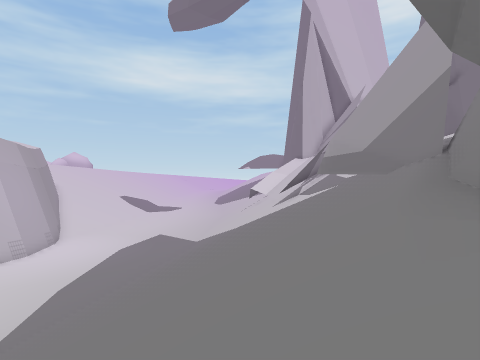
view 1 (above)

24 first-person views from a walk through a 3-D level made in the Unity game engine. The camera is 1.2 m above the floor, looks level and sees 80° across. The floor is counted in squares, 2 m on a side. Each view is taken from the middle of a square. On the plan, view 1 faces up. The plan holds only what a view shows up to about 9 squares ahead; the rest is blank. The place goes on beyond the plan. The player is left out. Some surface patterns are stand-ins.

view 2
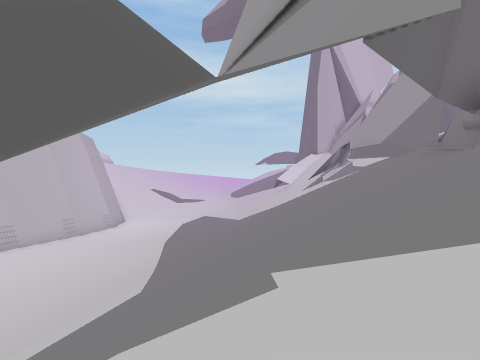

view 3
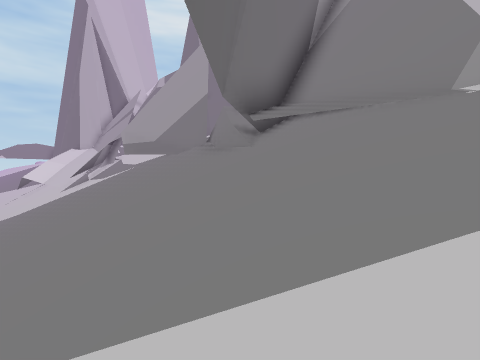

view 4
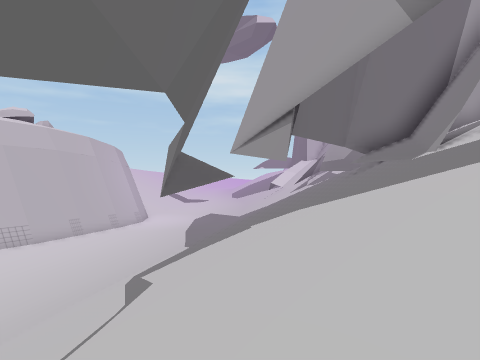

view 5
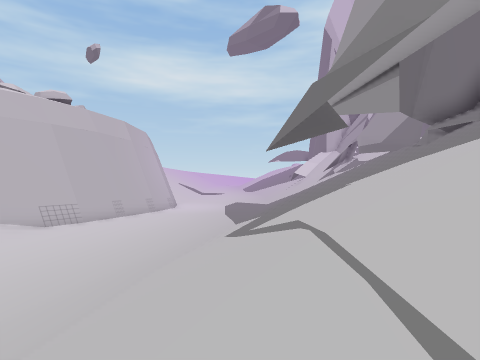

view 6
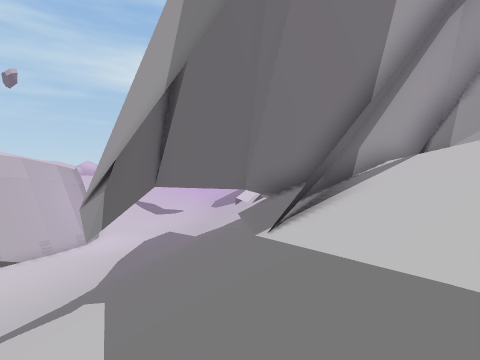

view 7
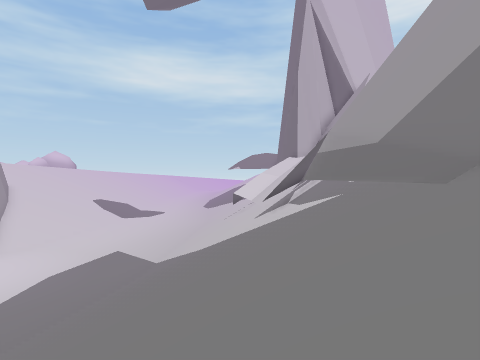

view 8
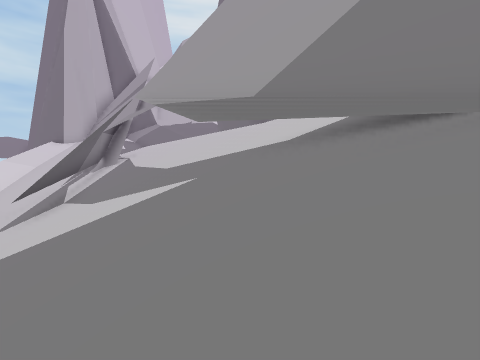

view 9
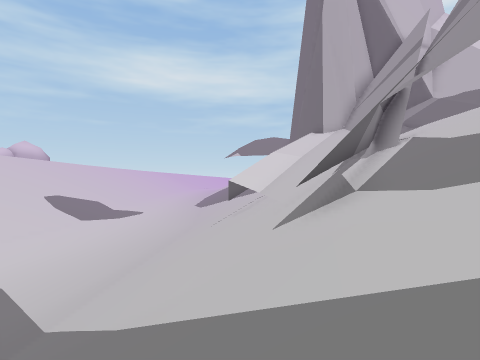

view 10
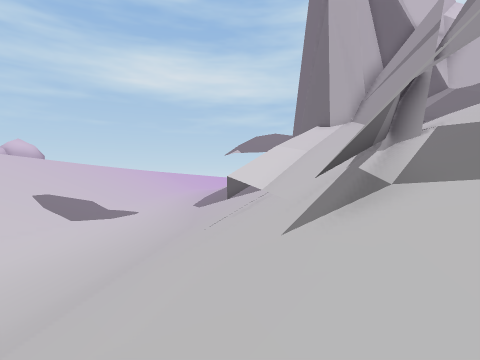

view 11
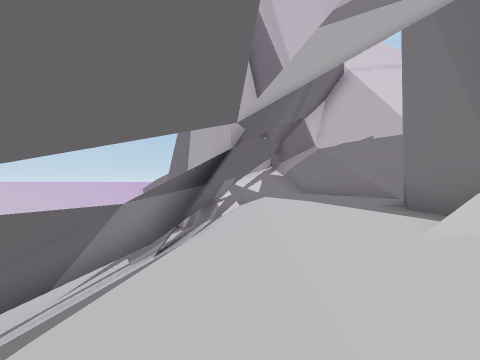

view 12
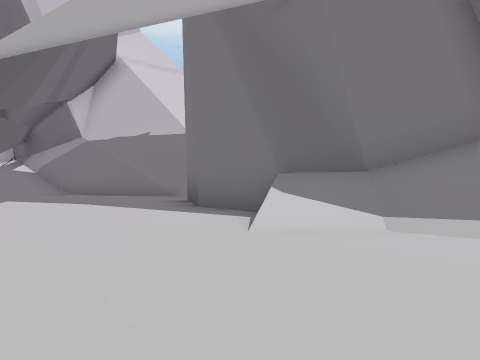

view 13
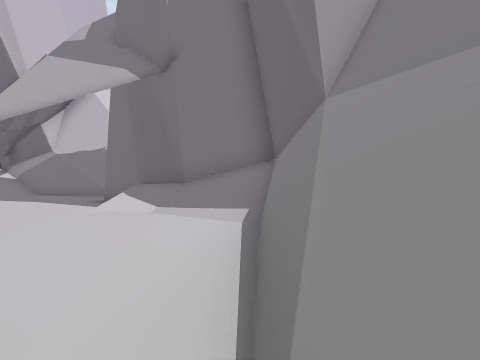

view 14
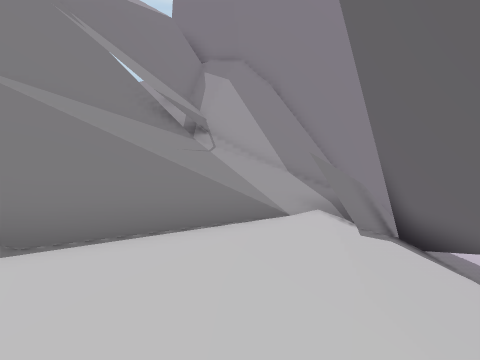

view 15
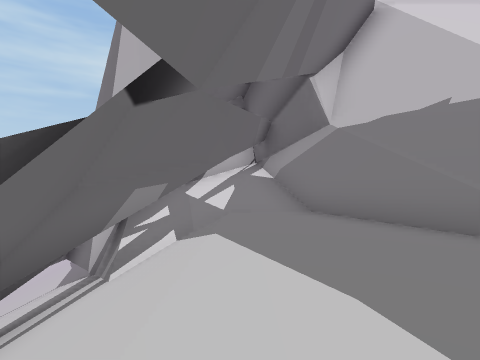

view 16
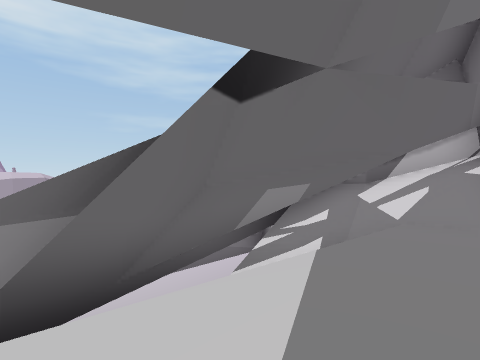

view 17
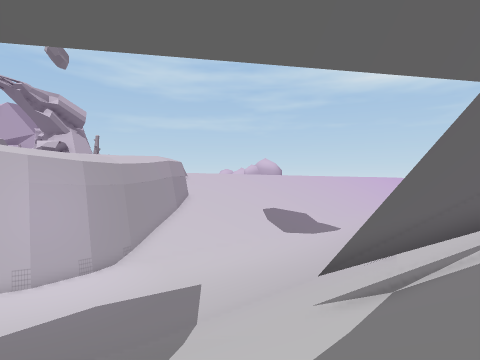

view 18
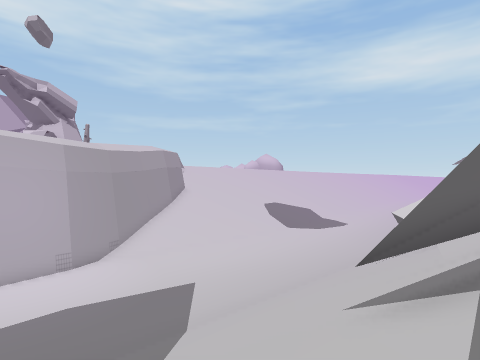

view 19
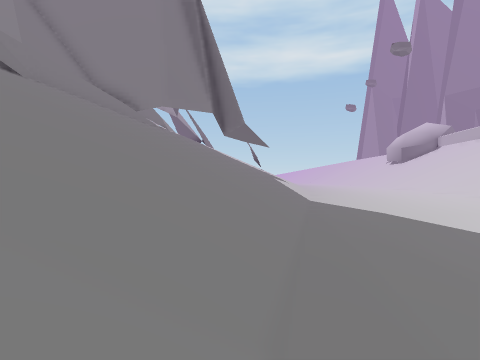

view 20
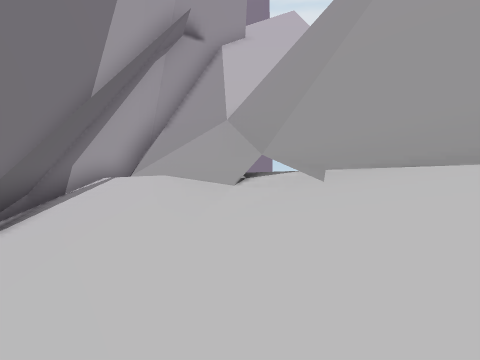

view 21
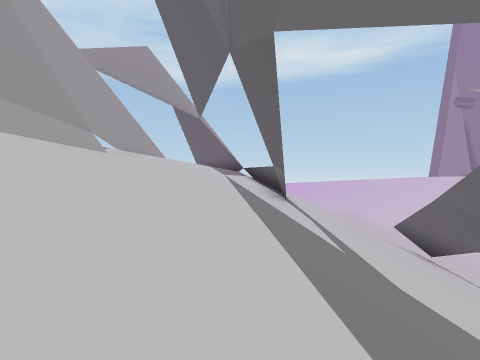

view 22
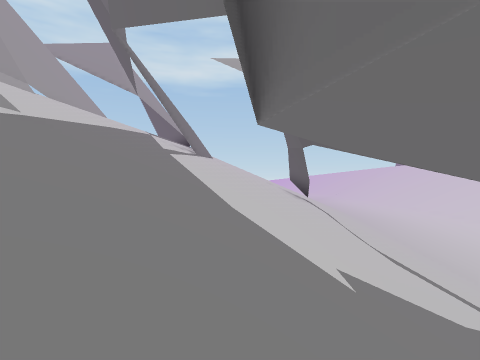

view 23
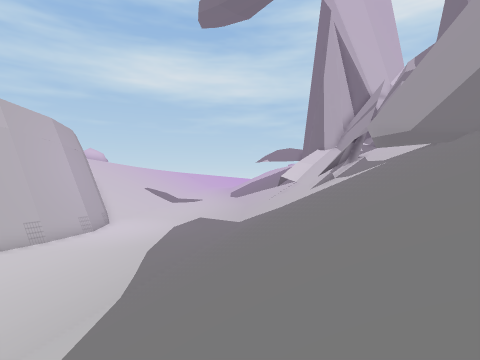

view 24
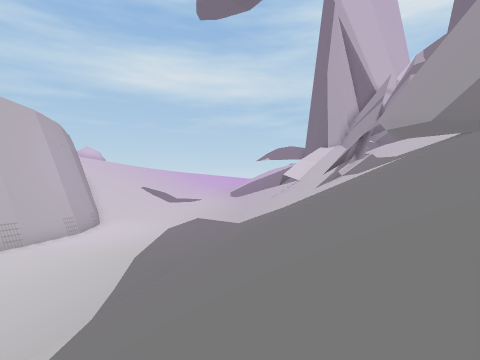

### Floor plan
Key: @ floor where view 1 was taken; # wall or solid block; . main floor; : floor 4.75 m higher than the main floor; + floor 5.5 m higher than the main floor; * floor 8 m higher than the main floor; % floor 8.75 m higher than the main floor; & floor 9.5 m higher than the main floor; / step, stairs or slope; = window, fence, low wall or low ledge; ^ raised ledge; T thing the floor can be seen under or through.
Columns run from 11 left of view 1 to 10 right of it. Each row starts with its distance up from view 1.
 25             ///
 24             ///
 23              /## /###
 22               #  ##&#
 21                 /#=%##
 20                 /#/%%#
 19      .....//#////#/%%%
 18      .....// ///##/%%%
 17      ...../////##//%%#
 16       ..../////#///%%#
 15       ....////##///%%#
 14      .....///=#////% #
 13     ......///#:////%%/
 12     .....//////////%%/
 11    #.....//////////%%T
 10    ....../////////%%TT
  9   #....../////+///%=T%
  8   #.....///////#////%
  7    .....///// /#/##
  6   ......///////##^%
  5   ......///////####
  4   .....///////#####
  3     ...///////^####
  2 .......//////###/#
  1 .......///// ##*%#%
  0  ...../////@=##/%#%
 -1   ....///////##/
 -2    ...//// ////
 -3    .../////////
 -4     ../////////##
 -5      //////////#
 -6     .//////////#
 -7     ./// //////#

Positions as (right, up) in squares from view 1, and headings:
1: (0, 0), facing up
2: (-2, -3), facing up
3: (-2, -2), facing up-right
4: (-2, -7), facing up
5: (-4, -7), facing up
6: (1, -6), facing up
7: (1, 3), facing up
8: (1, 6), facing up-right
9: (1, 9), facing up
10: (1, 10), facing up
11: (7, 11), facing up
12: (7, 12), facing up-right
13: (7, 8), facing up-right
14: (8, 13), facing down
15: (8, 16), facing up
16: (9, 17), facing up-left
17: (4, 9), facing up-left
18: (3, 10), facing up-left
19: (-2, 13), facing down
20: (2, -7), facing up-right
21: (2, -2), facing down
22: (-1, 1), facing down
23: (-2, -1), facing up
24: (-2, 0), facing up
